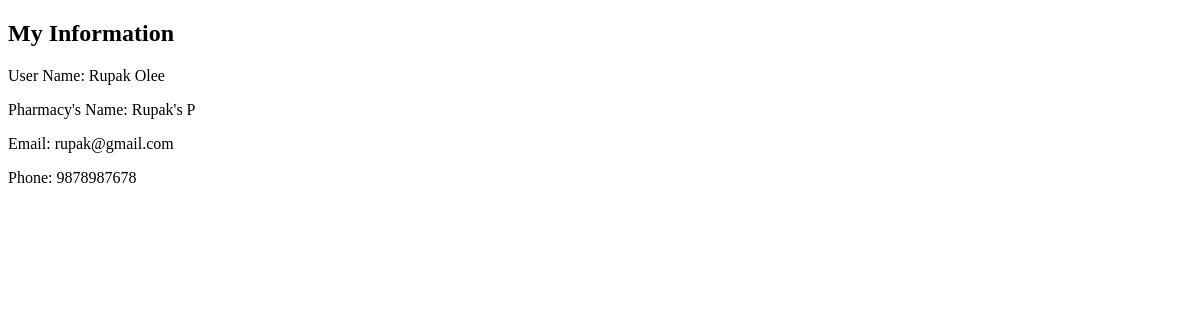
The app's page /menu/myInfo.php, older data.
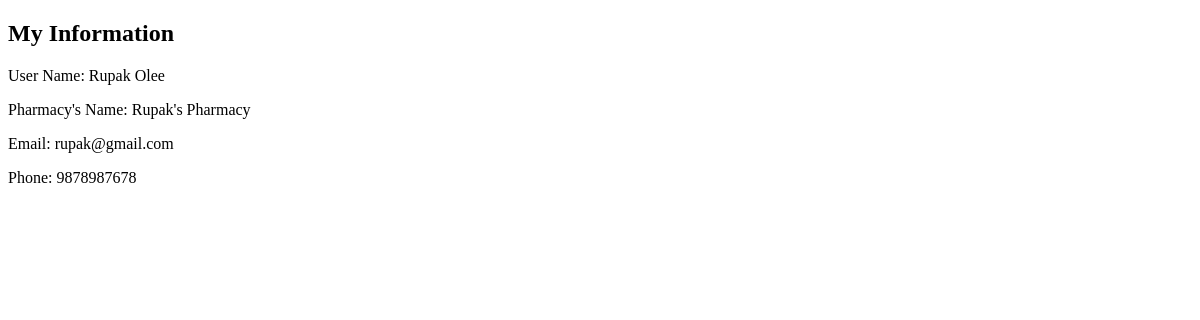
The same page, newer data.
### tables this page shows
CREATE TABLE `register` (
  `id` int(8) NOT NULL,
  `fullName` varchar(128) NOT NULL,
  `pharmacyName` varchar(128) NOT NULL,
  `pass` varchar(128) NOT NULL,
  `email` varchar(128) NOT NULL,
  `phone` varchar(128) NOT NULL,
  `address` varchar(52) NOT NULL,
  `date` date DEFAULT NULL,
  `status` varchar(50) NOT NULL DEFAULT 'active',
  `token` varchar(64) NOT NULL,
  `token_expiry` datetime DEFAULT NULL,
  `verification_code` int(6) NOT NULL
);

### includes/database.php (called while the page is built, shortened)
<?php
    function select($conn, $arg) {
        $sql = "select * from $arg";
        $result = mysqli_query($conn, $sql);
        return $records = mysqli_fetch_all($result, MYSQLI_ASSOC);
    }
?>

### menu/myInfo.php (the view, shortened to what this page needs)
<?php
include '../includes/database.php';
$records = select($conn, 'register');
?>
<!DOCTYPE html>
<html lang="en">
<head>
</head>
<body>
    <h2>My Information</h2>
    <?php foreach($records as $record): ?>
    <p>User Name: <?= $record['fullName']; ?></p>
    <p>Pharmacy's Name: <?= $record['pharmacyName']; ?></p>
    <p>Email: <?= $record['email']; ?></p>
    <p>Phone: <?= $record['phone']; ?></p>
    <?php endforeach; ?>
</body>
</html>

Row changes from the older to the newer data that the page shows:
changed register "Rupak Olee": pharmacyName "Rupak's P" → "Rupak's Pharmacy"
